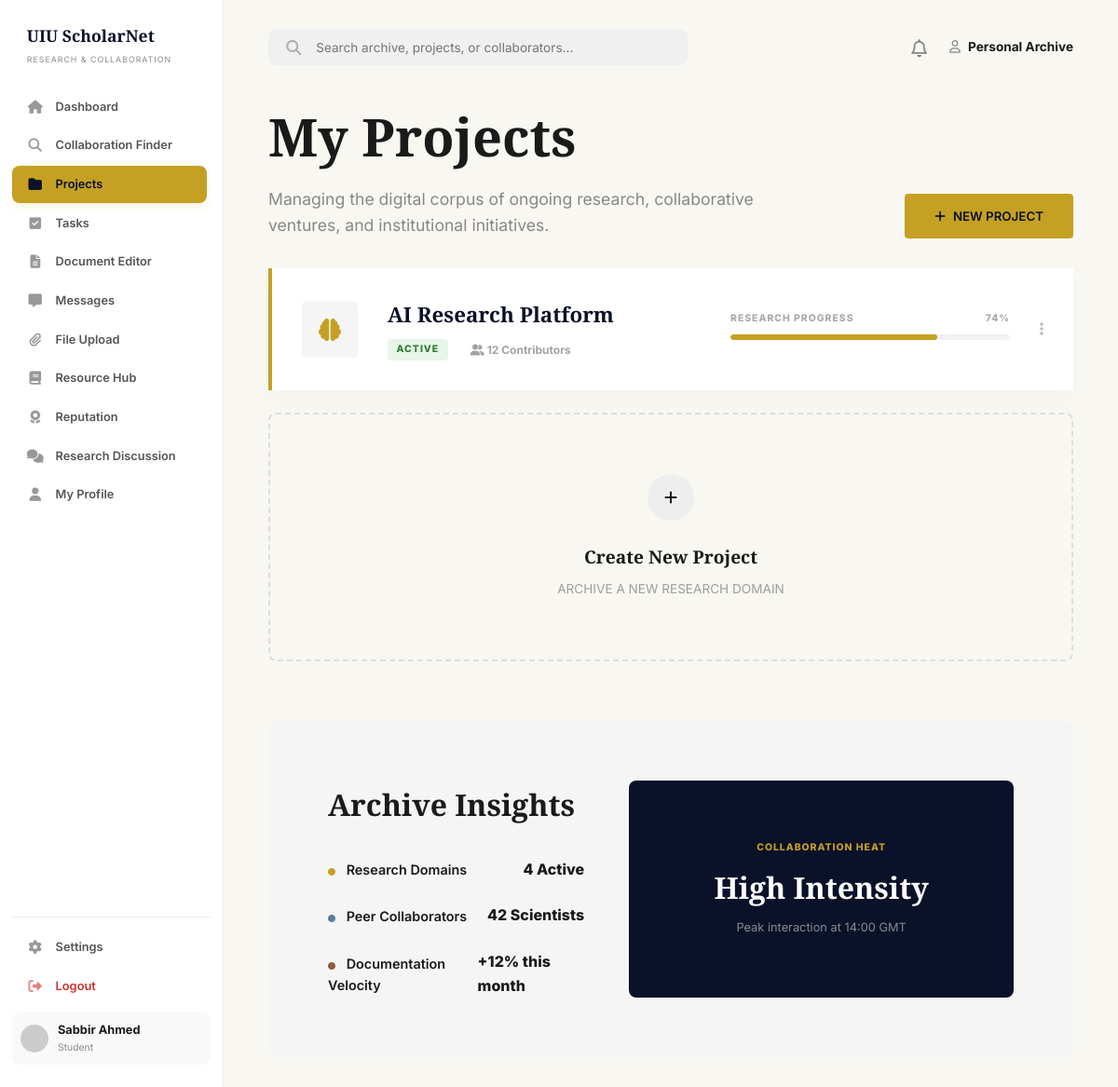
The app's page /dashboard/projects.php (signed in), older data.
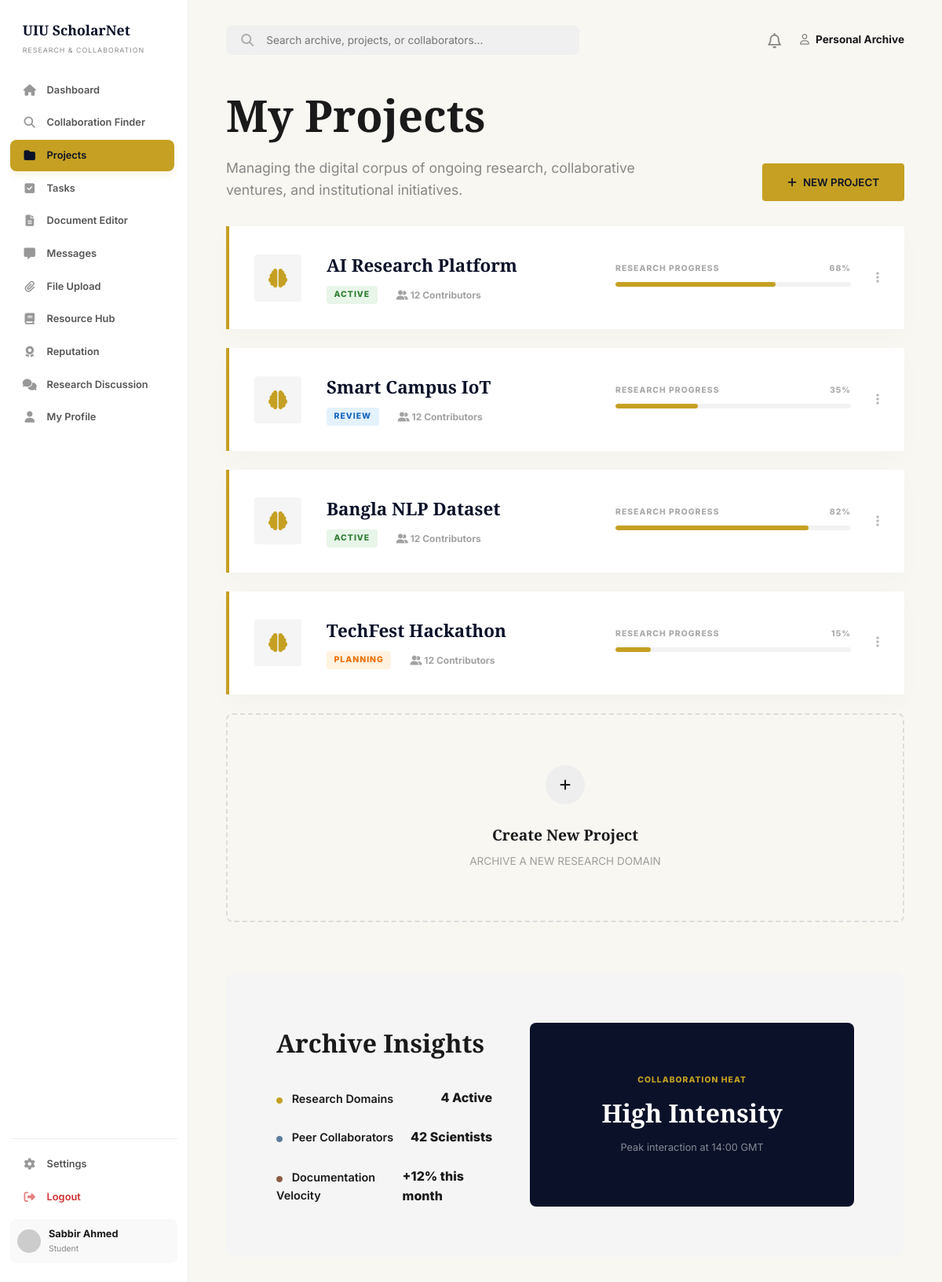
The same page, newer data.
### tables this page shows
CREATE TABLE IF NOT EXISTS projects (
    id INT AUTO_INCREMENT PRIMARY KEY,
    title VARCHAR(255) NOT NULL,
    description TEXT,
    department VARCHAR(100),
    visibility ENUM('public', 'institution', 'private') DEFAULT 'public',
    status ENUM('planning', 'active', 'review', 'completed') DEFAULT 'active',
    progress INT DEFAULT 0,
    creator_id INT,
    created_at TIMESTAMP DEFAULT CURRENT_TIMESTAMP,
    FOREIGN KEY (creator_id) REFERENCES users(id) ON DELETE SET NULL
);

### includes/auth_check.php (called while the page is built, shortened)
<?php
$user_id = (int)$_SESSION['user_id'];
?>

### dashboard/projects.php (the view, shortened to what the changed rows need)
<?php
require_once('../includes/auth_check.php');
$stmt = $conn->prepare("SELECT * FROM projects WHERE creator_id = ? ORDER BY created_at DESC");
$stmt->bind_param("i", $user_id);
$stmt->execute();
$result = $stmt->get_result();
?>
<!DOCTYPE html>
<html lang="en">
<head>
    <link rel="stylesheet" href="https://cdnjs.cloudflare.com/ajax/libs/font-awesome/6.4.0/css/all.min.css">
    <link rel="stylesheet" href="../assets/css/style.css">
</head>
<body class="dashboard-page">
    <main class="main-content">
        <section style="margin-bottom: 4rem;">
            <div style="display: flex; justify-content: space-between; align-items: flex-end; margin-bottom: 2rem;">
                <div>
                    <h1 style="font-size: 3.5rem; margin-bottom: 0.5rem;">My Projects</h1>
                </div>
            </div>
            <div class="project-horizontal-list">
                <?php while($row = $result->fetch_assoc()): ?>
                <div class="project-horizontal-card">
                    <div class="project-brand">
                        <i class="fa-solid fa-brain"></i>
                    </div>
                    <div class="project-main-info">
                        <h3><?php echo htmlspecialchars($row['title']); ?></h3>
                        <div class="project-stats-row">
                            <span class="status-chip status-<?php echo $row['status']; ?>"><?php echo strtoupper($row['status']); ?></span>
                            <span style="opacity: 0.4;"><i class="fa-solid fa-user-group"></i> 12 Contributors</span>
                        </div>
                    </div>
                    <div class="project-progress-block">
                        <div class="progress-label">
                            <span>RESEARCH PROGRESS</span>
                            <span><?php echo $row['progress']; ?>%</span>
                        </div>
                        <div class="progress-bar">
                            <div class="progress-fill" style="width: <?php echo $row['progress']; ?>%;"></div>
                        </div>
                    </div>
                    <div style="cursor: pointer; opacity: 0.3;"><i class="fa-solid fa-ellipsis-vertical"></i></div>
                </div>
                <?php endwhile; ?>
            </div>
        </section>
        <section class="insights-grid">
            <div>
                <h2 style="font-size: 2rem; margin-bottom: 2rem;">Archive Insights</h2>
            </div>
        </section>
    </main>
</body>
</html>

Row changes from the older to the newer data that the page shows:
changed projects "AI Research Platform": progress "74" → "68"
added projects: title "Smart Campus IoT", status "REVIEW", progress "35"
added projects: title "Bangla NLP Dataset", status "ACTIVE", progress "82"
added projects: title "TechFest Hackathon", status "PLANNING", progress "15"
